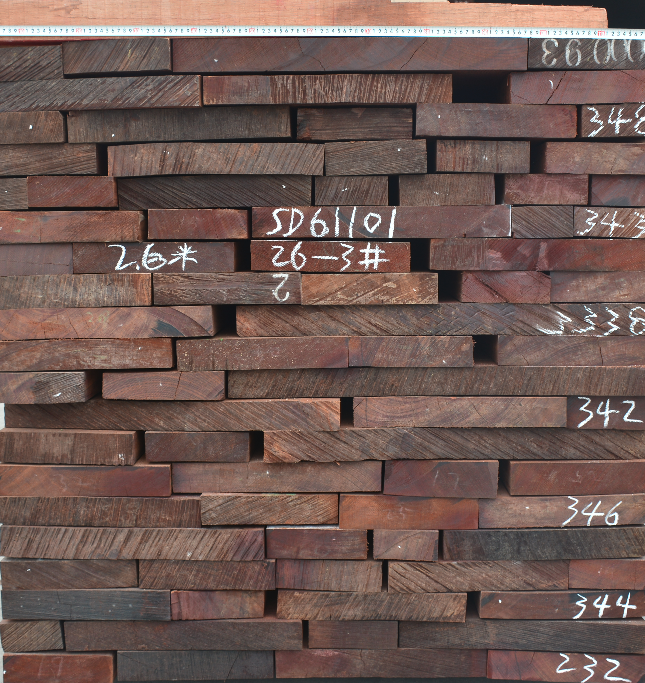
#> input picture Resizing/Origin/Selection_009.png, 645 x 683 px, found by its file name; its folder holds only this picture in this run
$ python sync_enhance.py
#> lines starting #> are read from the running program, lines starting #| are printed output that depends on the picture
# coding=utf-8

"""
Labeling_Tool
Resize pic to defined size.

__author__ = 'JNingWei'
"""

import os
import cv2


def dst_check(dst):
    import shutil
    try:
        shutil.rmtree(dst)
    except OSError:
        pass
    os.makedirs(dst)


def get_path_lists(src):
    check_suffix = lambda x : True if os.path.splitext(x)[1] in [".jpg", ".JPG", ".png", ".PNG"] else False
    src_image_paths = [os.path.join(src, name) for name in os.listdir(src) if check_suffix(name)]
    assert len(src_image_paths)
    src_image_paths.sort()
    src_label_paths = [path.replace(os.path.splitext(path)[1], ".txt") for path in src_image_paths]
    dst_image_paths = [path.replace("Origin", "Enhanced").replace(os.path.splitext(path)[1], os.path.splitext(path)[1].lower()) for path in src_image_paths]
    dst_label_paths = [path.replace("Origin", "Enhanced").replace(os.path.splitext(path)[1], ".txt") for path in src_image_paths]
    return src_image_paths, src_label_paths, dst_image_paths, dst_label_paths


def get_image_size(image_path):
    image = cv2.imread(image_path)
    h, w = image.shape[:2]
    h_max, w_max = h - 1, w - 1
    return h_max, w_max


def enhance_image(src_image_path, dst_image_path, h_flip, v_flip, hv_flip):
    image = cv2.imread(src_image_path)
    if True:
        # Original image 原图像
        cv2.imwrite(os.path.splitext(dst_image_path)[0]+"-o"+os.path.splitext(dst_image_path)[1], image)
    if h_flip:
        # Flipped Horizontally 图像水平翻转
        h_flip = cv2.flip(image, 1)
        cv2.imwrite(os.path.splitext(dst_image_path)[0]+"-h"+os.path.splitext(dst_image_path)[1], h_flip)
    if v_flip:
        # Flipped Vertically 图像垂直翻转
        v_flip = cv2.flip(image, 0)
        cv2.imwrite(os.path.splitext(dst_image_path)[0]+"-v"+os.path.splitext(dst_image_path)[1], v_flip)
    if hv_flip:
        # Flipped Horizontally & Vertically 图像水平垂直翻转
        hv_flip = cv2.flip(image, -1)
        cv2.imwrite(os.path.splitext(dst_image_path)[0]+"-hv"+os.path.splitext(dst_image_path)[1], hv_flip)


def enhance_label(src_label_path, dst_label_path, h_flip, v_flip, h_v_flip, h, w):
    r_file = open(src_label_path, "r")
    lines = r_file.readlines()
    _, messages = lines[0], lines[1:]
    r_file.close()
    if True:
        # Original label
        o_file = open(os.path.splitext(dst_label_path)[0]+"-o"+os.path.splitext(dst_label_path)[1], "w")
        o_file.writelines(lines[0])
        o_file.writelines(messages)
        o_file.close()
    if h_flip:
        # Flipped Horizontally 水平翻转
        h_file = open(os.path.splitext(dst_label_path)[0]+"-h"+os.path.splitext(dst_label_path)[1], "w")
        h_file.writelines(lines[0])
        for mess in messages:
            if mess.split():
                x1, y1, x2, y2 = map(int, mess.split())
                x1_new = w - x1
                y1_new = y1
                x2_new = w - x2
                y2_new = y2
                new_mess = "{0} {1} {2} {3}\n".format(x1_new, y1_new, x2_new, y2_new)
                h_file.writelines(new_mess)
        h_file.close()
    if v_flip:
        # Flipped Vertically 垂直翻转
        v_file = open(os.path.splitext(dst_label_path)[0]+"-v"+os.path.splitext(dst_label_path)[1], "w")
        v_file.writelines(lines[0])
        for mess in messages:
            if mess.split():
                x1, y1, x2, y2 = map(int, mess.split())
                x1_new = x1
                y1_new = h - y1
                x2_new = x2
                y2_new = h - y2
                new_mess = "{0} {1} {2} {3}\n".format(x1_new, y1_new, x2_new, y2_new)
                v_file.writelines(new_mess)
        v_file.close()
    if hv_flip:
        # Flipped Horizontally & Vertically 水平垂直翻转
        hv_file = open(os.path.splitext(dst_label_path)[0]+"-hv"+os.path.splitext(dst_label_path)[1], "w")
        hv_file.writelines(lines[0])
        for mess in messages:
            if mess.split():
                x1, y1, x2, y2 = map(int, mess.split())
                x1_new = w - x1
                y1_new = h - y1
                x2_new = w - x2
                y2_new = h - y2
                new_mess = "{0} {1} {2} {3}\n".format(x1_new, y1_new, x2_new, y2_new)
                hv_file.writelines(new_mess)
        hv_file.close()


def main(src, dst, h_flip, v_flip, hv_flip):
    dst_check(dst)
    src_image_paths, src_label_paths, dst_image_paths, dst_label_paths = get_path_lists(src)
    for (src_image_path, src_label_path, dst_image_path, dst_label_path) in zip(src_image_paths, src_label_paths, dst_image_paths, dst_label_paths):
        h_max, w_max = get_image_size(src_image_path)
#> in get_image_size, image is the input picture: shape (683, 645, 3); mean B, G, R 85, 90.9, 113.4
#> h_max = 682; w_max = 644
        enhance_image(src_image_path, dst_image_path, h_flip, v_flip, hv_flip)
#> in enhance_image, `h_flip = cv2.flip(image, 1)`:
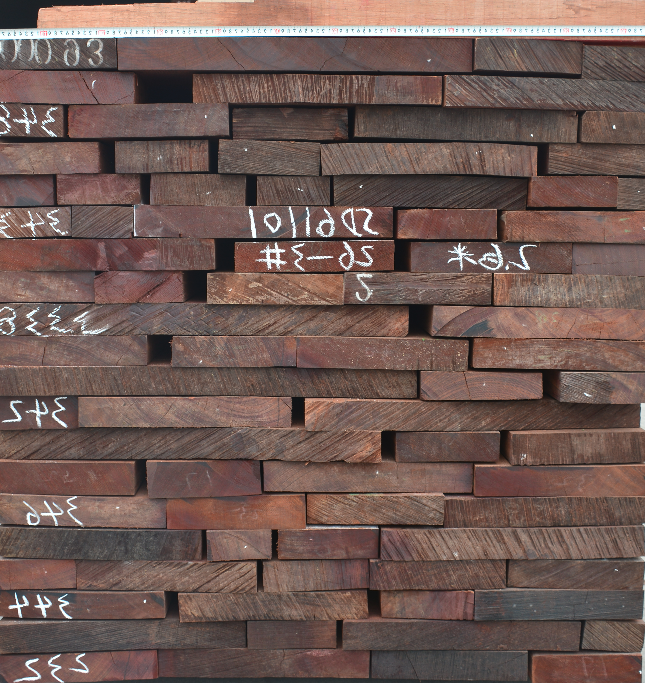
#> h_flip: shape (683, 645, 3); mean B, G, R 85, 90.9, 113.4
#> in enhance_image, `v_flip = cv2.flip(image, 0)`:
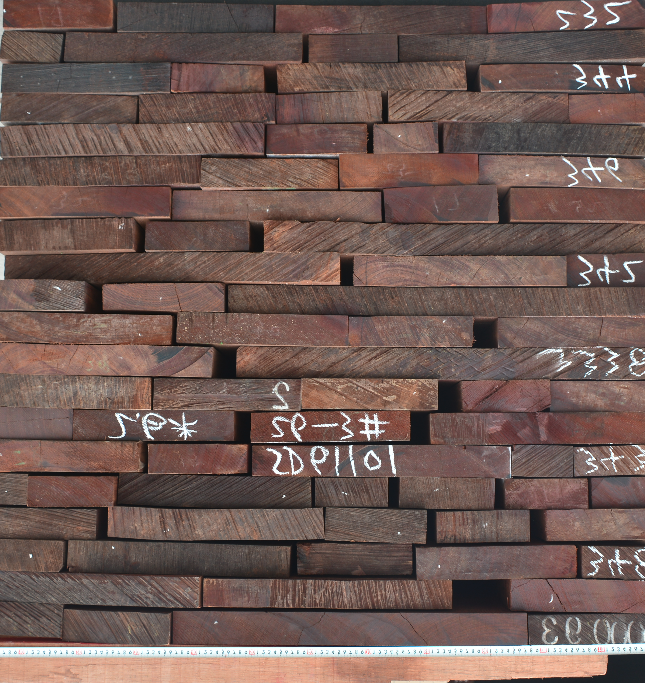
#> v_flip: shape (683, 645, 3); mean B, G, R 85, 90.9, 113.4
#> in enhance_image, `hv_flip = cv2.flip(image, -1)`:
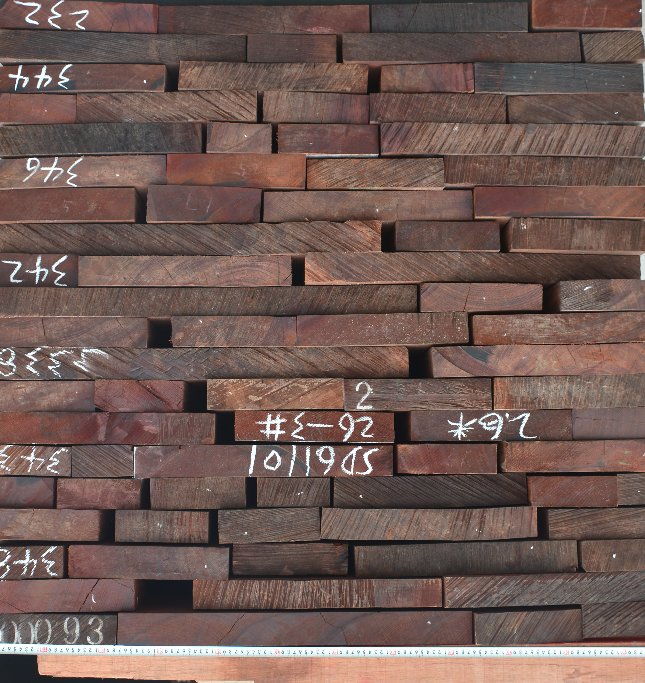
#> hv_flip: shape (683, 645, 3); mean B, G, R 85, 90.9, 113.4
        enhance_label(src_label_path, dst_label_path, h_flip, v_flip, hv_flip, h_max, w_max)


if __name__ == "__main__":
    SRC = './Origin'    # dir for origin pics
    DST = './Enhanced'    # dir for resized pics
    h_flip = True   # horizontal
    v_flip = True   # vertical
    hv_flip = True   # both horizontal and vertical
#> (the run stopped early here; a loop or call above may not have finished)

$ run again, on Resizing/Origin/Selection_013.png
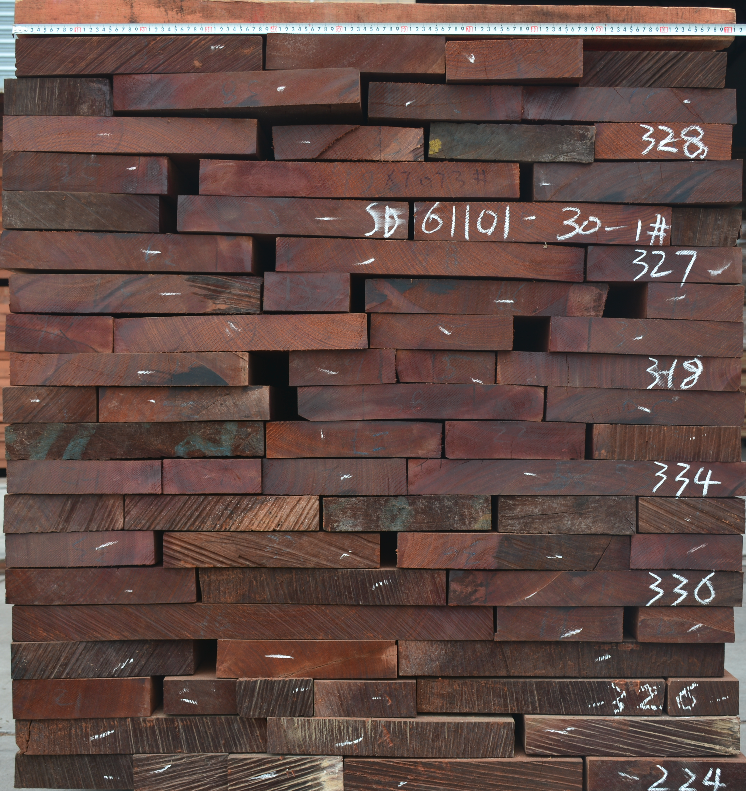
#> input picture Resizing/Origin/Selection_013.png, 746 x 791 px, found by its file name
#> in get_image_size, image is the input picture: shape (791, 746, 3); mean B, G, R 68.8, 74.2, 96.9
#> in enhance_image, `v_flip = cv2.flip(image, 0)`:
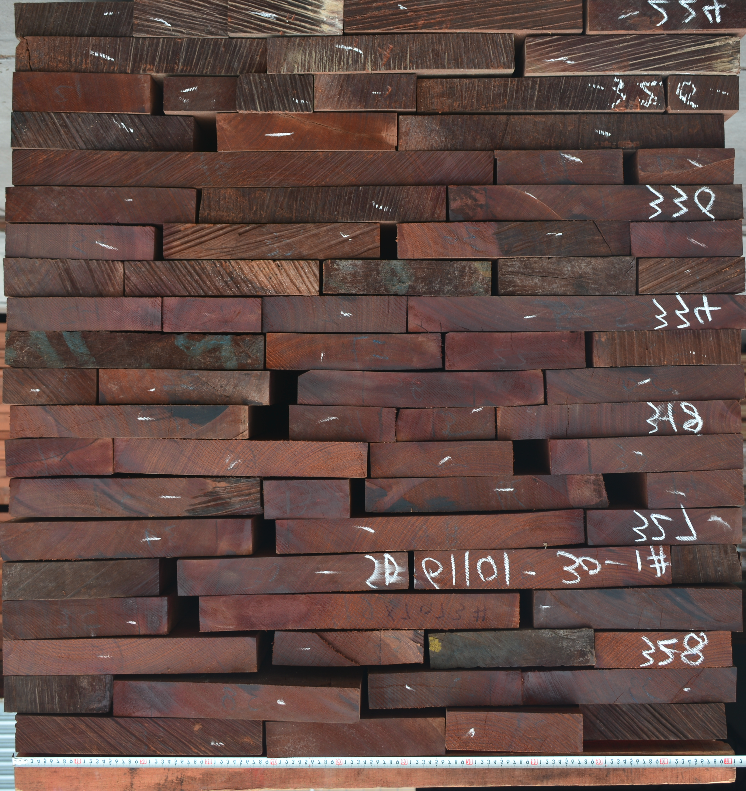
#> v_flip: shape (791, 746, 3); mean B, G, R 68.8, 74.2, 96.9
#> in enhance_image, `hv_flip = cv2.flip(image, -1)`:
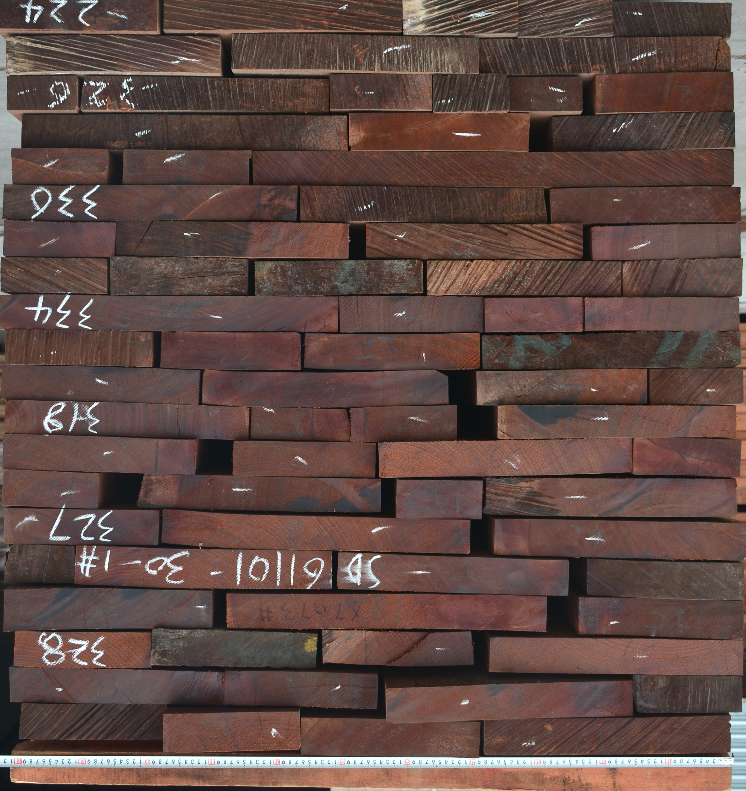
#> hv_flip: shape (791, 746, 3); mean B, G, R 68.8, 74.2, 96.9

$ run again, on Resizing/Origin/Selection_107.png
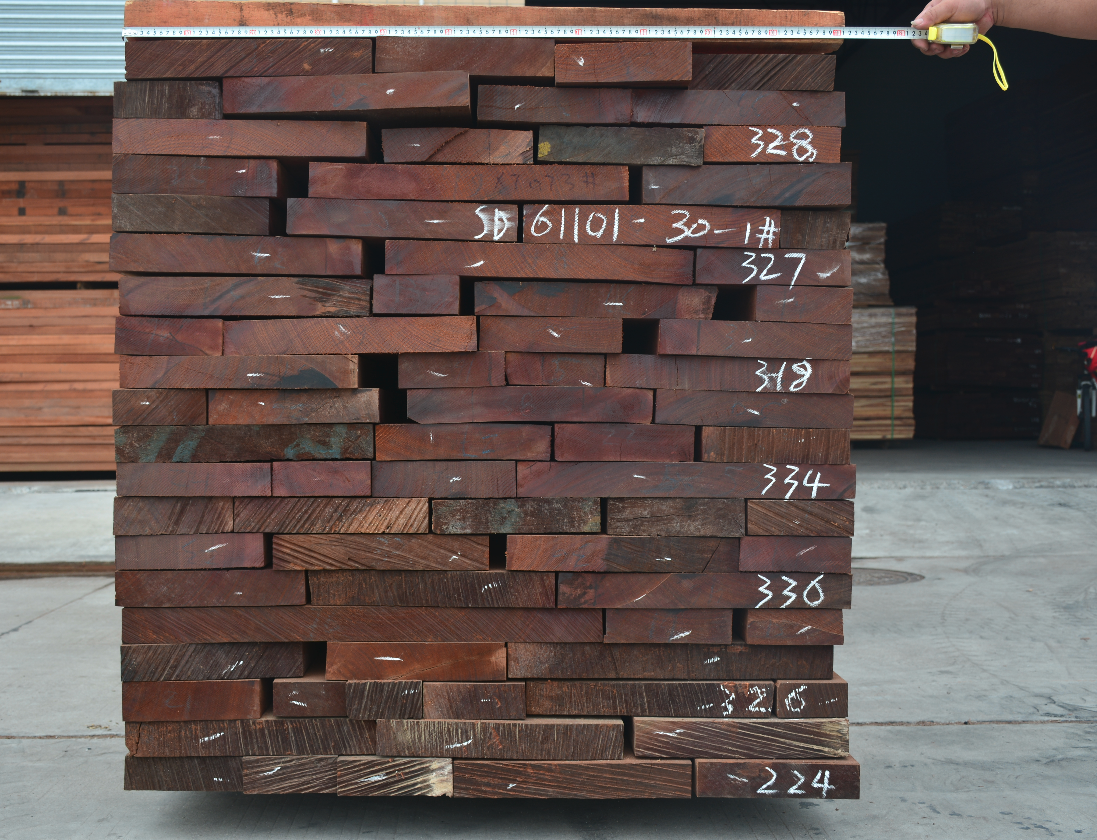
#> input picture Resizing/Origin/Selection_107.png, 1097 x 840 px, found by its file name
#> in get_image_size, image is the input picture: shape (840, 1097, 3); mean B, G, R 80.9, 84.9, 99.7
#> in enhance_image, `v_flip = cv2.flip(image, 0)`:
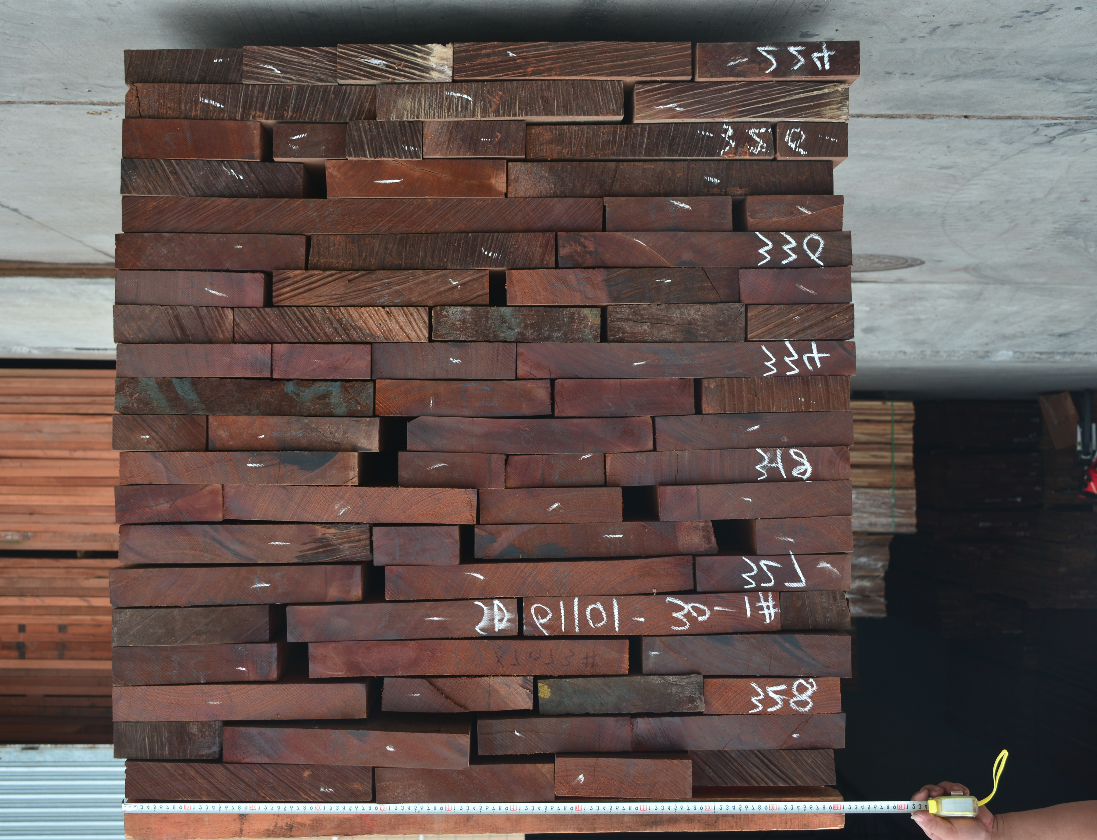
#> v_flip: shape (840, 1097, 3); mean B, G, R 80.9, 84.9, 99.7
#> in enhance_image, `hv_flip = cv2.flip(image, -1)`:
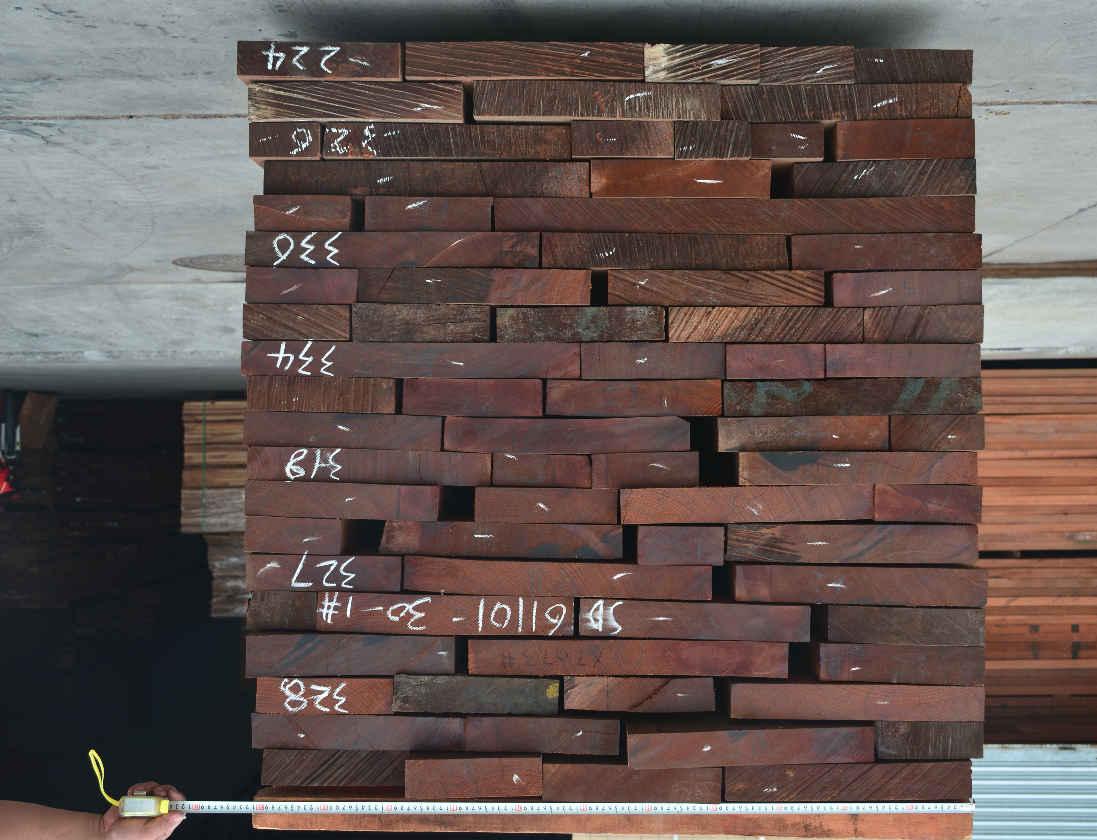
#> hv_flip: shape (840, 1097, 3); mean B, G, R 80.9, 84.9, 99.7

$ run again, on Resizing/Origin/Selection_108.png
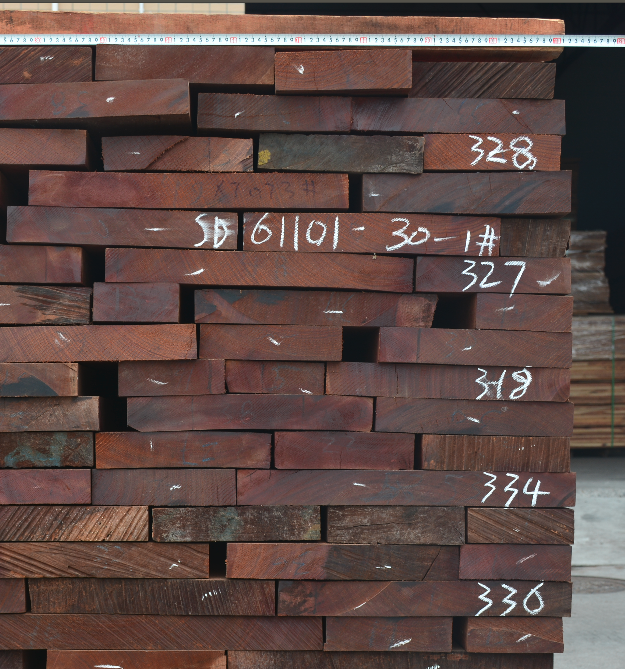
#> input picture Resizing/Origin/Selection_108.png, 625 x 669 px, found by its file name
#> in get_image_size, image is the input picture: shape (669, 625, 3); mean B, G, R 70.4, 74.9, 96.1
#> in enhance_image, `v_flip = cv2.flip(image, 0)`:
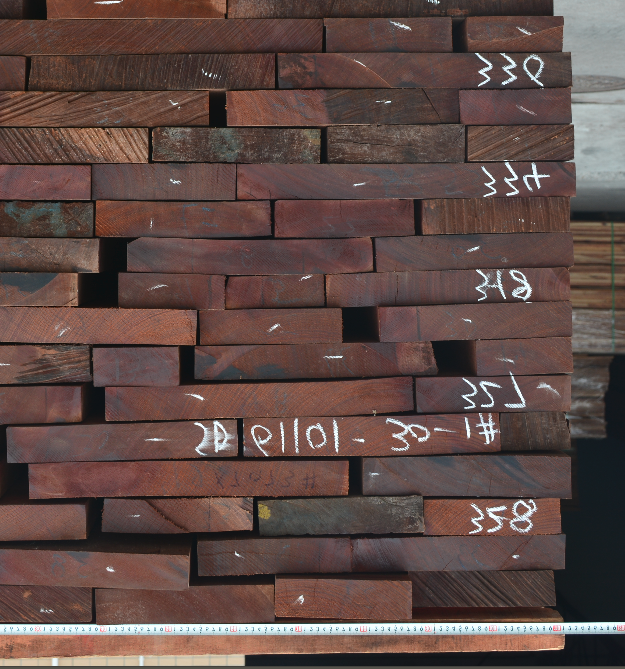
#> v_flip: shape (669, 625, 3); mean B, G, R 70.4, 74.9, 96.1
#> in enhance_image, `hv_flip = cv2.flip(image, -1)`:
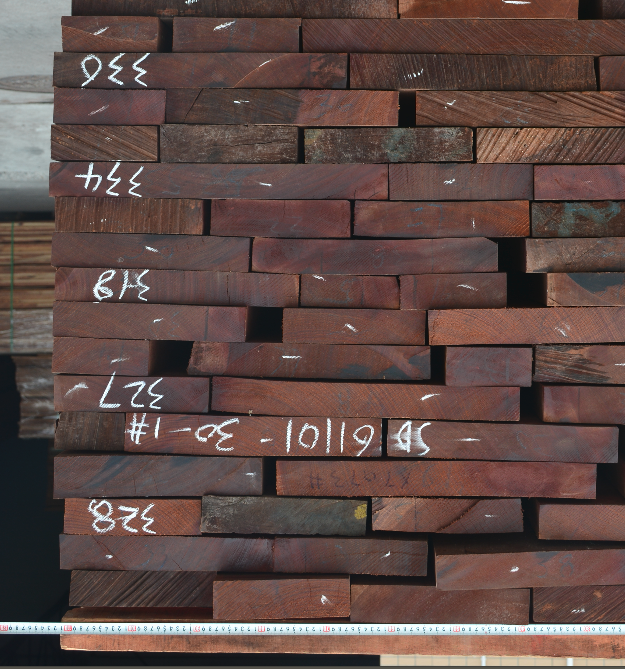
#> hv_flip: shape (669, 625, 3); mean B, G, R 70.4, 74.9, 96.1
